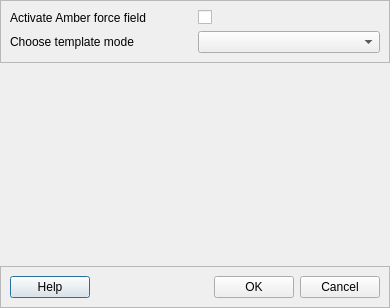
<?xml version="1.0" encoding="UTF-8"?>
<ui version="4.0">
 <class>Dialog</class>
 <widget class="QDialog" name="Dialog">
  <property name="geometry">
   <rect>
    <x>0</x>
    <y>0</y>
    <width>390</width>
    <height>308</height>
   </rect>
  </property>
  <property name="windowTitle">
   <string>Dialog</string>
  </property>
  <layout class="QVBoxLayout" name="verticalLayout_3">
   <property name="leftMargin">
    <number>0</number>
   </property>
   <property name="topMargin">
    <number>0</number>
   </property>
   <property name="rightMargin">
    <number>0</number>
   </property>
   <property name="bottomMargin">
    <number>0</number>
   </property>
   <item>
    <widget class="QFrame" name="frame_2">
     <property name="frameShape">
      <enum>QFrame::StyledPanel</enum>
     </property>
     <property name="frameShadow">
      <enum>QFrame::Raised</enum>
     </property>
     <layout class="QVBoxLayout" name="verticalLayout_2">
      <item>
       <layout class="QHBoxLayout" name="horizontalLayout">
        <item>
         <widget class="QLabel" name="lbl_amber">
          <property name="text">
           <string>Activate Amber force field</string>
          </property>
         </widget>
        </item>
        <item>
         <widget class="QCheckBox" name="cb_amber">
          <property name="text">
           <string/>
          </property>
         </widget>
        </item>
       </layout>
      </item>
      <item>
       <layout class="QHBoxLayout" name="horizontalLayout_2">
        <item>
         <widget class="QLabel" name="lbl_template">
          <property name="text">
           <string>Choose template mode</string>
          </property>
         </widget>
        </item>
        <item>
         <widget class="QComboBox" name="combo_box_template"/>
        </item>
       </layout>
      </item>
     </layout>
    </widget>
   </item>
   <item>
    <spacer name="verticalSpacer">
     <property name="orientation">
      <enum>Qt::Vertical</enum>
     </property>
     <property name="sizeHint" stdset="0">
      <size>
       <width>20</width>
       <height>29</height>
      </size>
     </property>
    </spacer>
   </item>
   <item>
    <widget class="QFrame" name="frame_bottom">
     <property name="frameShape">
      <enum>QFrame::StyledPanel</enum>
     </property>
     <property name="frameShadow">
      <enum>QFrame::Raised</enum>
     </property>
     <layout class="QVBoxLayout" name="verticalLayout">
      <item>
       <layout class="QHBoxLayout" name="horizontalLayout_3">
        <item>
         <widget class="QPushButton" name="btn_help">
          <property name="text">
           <string>Help</string>
          </property>
         </widget>
        </item>
        <item>
         <spacer name="horizontalSpacer">
          <property name="orientation">
           <enum>Qt::Horizontal</enum>
          </property>
          <property name="sizeHint" stdset="0">
           <size>
            <width>40</width>
            <height>20</height>
           </size>
          </property>
         </spacer>
        </item>
        <item>
         <widget class="QPushButton" name="btn_ok">
          <property name="text">
           <string>OK</string>
          </property>
         </widget>
        </item>
        <item>
         <widget class="QPushButton" name="btn_cancel">
          <property name="text">
           <string>Cancel</string>
          </property>
         </widget>
        </item>
       </layout>
      </item>
     </layout>
    </widget>
   </item>
  </layout>
 </widget>
 <resources/>
 <connections/>
</ui>
